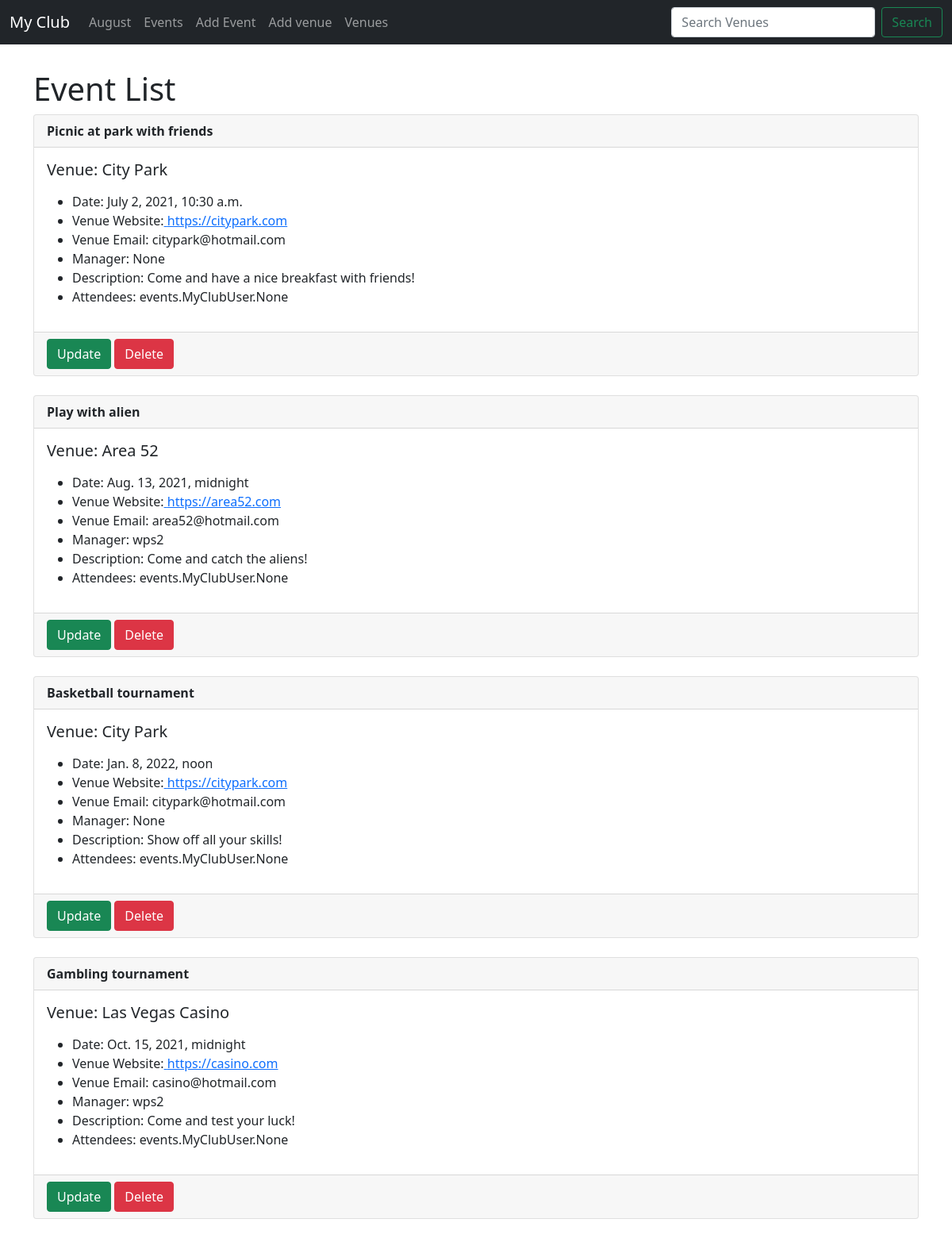
/events, run on an earlier commit of the app's database.
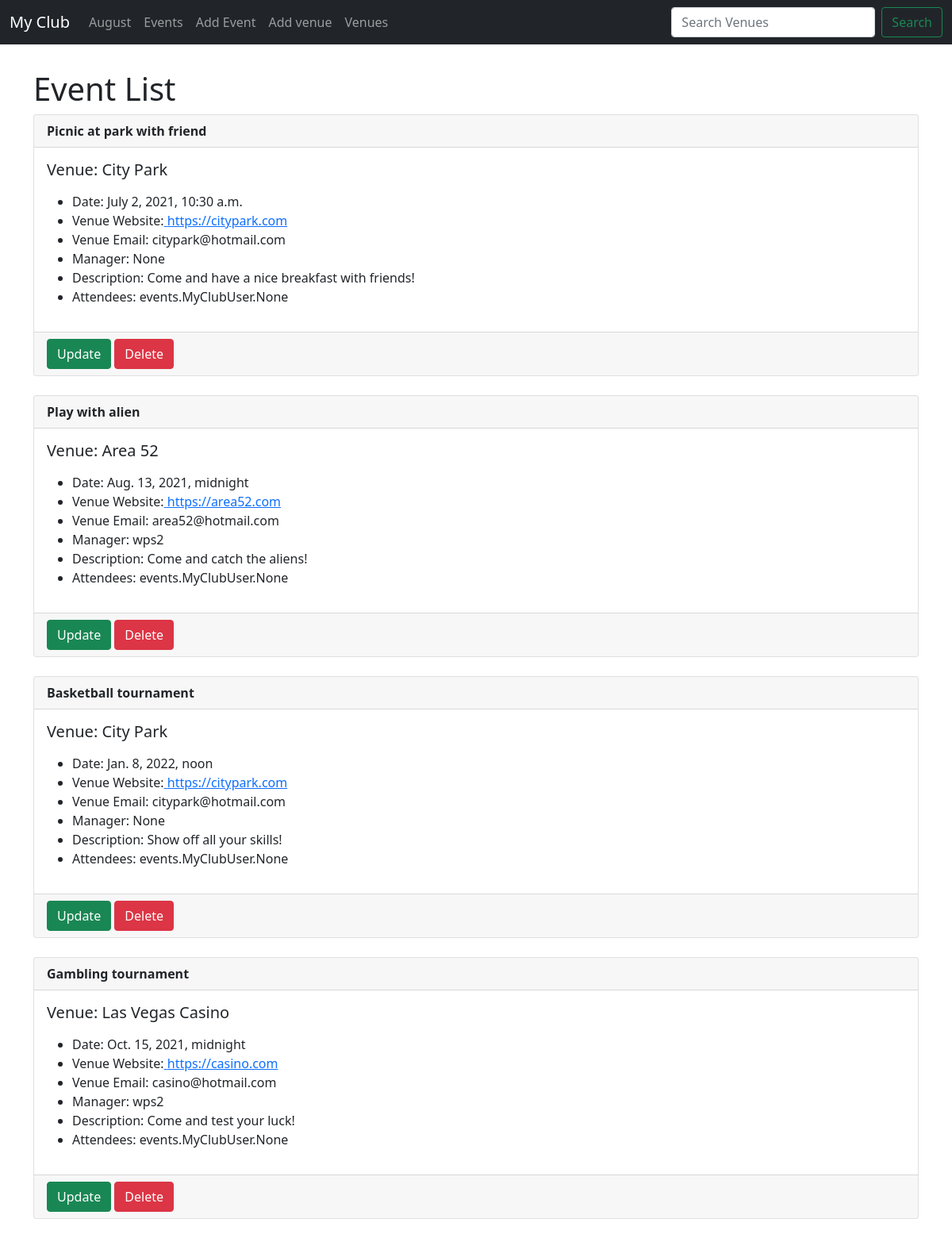
And on a later commit of the database.
### events/models.py (models this page shows)
class Event(models.Model):
	name        = models.CharField('Event Name', max_length = 120)
	event_date  = models.DateTimeField('Event Date')
	venue       = models.ForeignKey(Venue, blank=True, null = True, on_delete= models.CASCADE)  # Connect the venue table into Event table
	manager     = models.ForeignKey(User, blank = True, null = True, on_delete = models.SET_NULL) # When the manager delete his profile, other event managed by him will be invalid(null)
	description = models.TextField(blank=True)
	attendees   = models.ManyToManyField(MyClubUser, blank = True)
	def __str__(self):
		return self.name

class Venue(models.Model):
	name =models.CharField('Venue Name', max_length=120)
	address = models.CharField(max_length=300)
	zip_code =models.CharField(max_length=15)
	phone = models.CharField(max_length=25, blank =True)
	web = models.URLField('Website Address', blank =True)
	email_address = models.EmailField('Email Address', blank =True)
	def __str__(self):    # Show the name of object created in admin site
		return self.name

### events/views.py (the view)
# urls.py: path('events', views.all_events, name= 'event-list'),
def all_events(request):
	event_list = Event.objects.all()
	context = {
		'event_list':event_list
	}
	return render(request, 'events/event_list.html', context)

### events/templates/events/event_list.html
{% extends 'events/base.html' %}
{% block content %}
<h1>Event List</h1>
{% for events in event_list %}
<div class="card">
  <div class="card-header">
    <strong>{{ events }} </strong>
  </div>
  <div class="card-body">
    <h5 class="card-title">Venue: {{ events.venue }}</h5>
    <p class="card-text">
	<ul>
		<li>Date: {{ events.event_date }}</li>
		<li>Venue Website:<a href="{{ events.venue.web }}"> {{ events.venue.web }}</li></a>
		<li>Venue Email: {{ events.venue.email_address }}</li>
		<li>Manager: {{ events.manager }}</li>
		<li>Description: {{ events.description }}</li>
		<li>Attendees: {{ events.attendees }} </li>
	</ul>
	</p>
  </div>
  <div class="card-footer text-muted">
    <a href="{% url 'update-event' events.id %} "><button class="btn btn-success">Update</button></a>
    <a href="{% url 'delete-event' events.id %} "><button class="btn btn-danger">Delete</button></a>
  </div>
</div>
<br/>
{% endfor %}
{% endblock %}

### events/templates/events/base.html (shortened to what this page needs)
<!doctype html>
<html lang="en">
  <head>
    <link href="https://cdn.jsdelivr.net/npm/bootstrap@5.0.2/dist/css/bootstrap.min.css" rel="stylesheet">
  </head>
  <body>
  	{% include 'events/navbar.html' %}
  	<br/>
    <div class="container">
    <h1>{% block content %}
		{% endblock %}</h1>
  </div>
  </body>
</html>

### events/templates/events/navbar.html (shortened to what this page needs)
<nav class="navbar navbar-expand-lg navbar-dark bg-dark">
  <div class="container-fluid">
    <a class="navbar-brand" href="{% url 'home'%}">My Club</a>
    <div class="collapse navbar-collapse" id="navbarSupportedContent">
      <ul class="navbar-nav me-auto mb-2 mb-lg-0">
        <li class="nav-item">
          <a class="nav-link" href="{% url 'home' '2021' 'August' %} ">August</a>
        </li>
        <li class="nav-item">
          <a class="nav-link" href="{% url 'event-list'  %} ">Events</a>
        </li>
        <li class="nav-item">
          <a class="nav-link" href="{% url 'add-event'  %} ">Add Event</a>
        </li>
        <li class="nav-item">
          <a class="nav-link" href="{% url 'add-venue'  %} ">Add venue</a>
        </li>
        <li class="nav-item">
          <a class="nav-link" href="{% url 'venues-list'  %} ">Venues</a>
        </li>
      </ul>
      <form class="d-flex" method="POST" action="{% url 'search-venues' %}"> {% csrf_token %}
        <input class="form-control me-2" type="search" placeholder="Search Venues" aria-label="Search" name="searched">
        <button class="btn btn-outline-success" type="submit">Search</button>
      </form>
    </div>
  </div>
</nav>

What changed in the data, as far as the page shows it:
changed Event "Come and have a nice breakfast with friends!": name "Picnic at park with friends" → "Picnic at park with friend"
